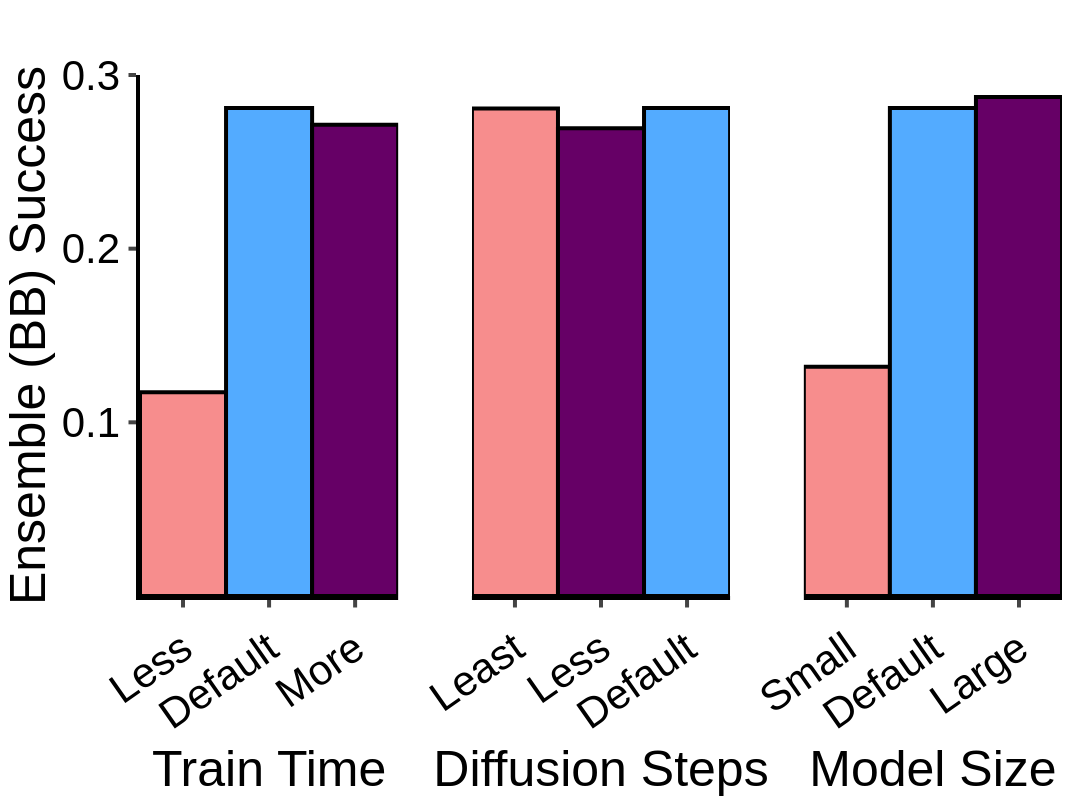

The notebook cell this image was saved under:
### Code cell
mismatched_specifics = ["Less", "Default", "More"]
mismatch_type = ["Train Time", "Train Time", "Train Time"]
mismatch_mia = [0.11733, 0.281, 0.271333]
df_1 = {"mismatched_specifics": mismatched_specifics, "Mismatch Type": mismatch_type, "mismatch_mia": mismatch_mia}

mismatched_specifics_2 = ["Least", "Less", "Default"]
mismatch_type_2 = ["Diffusion Steps", "Diffusion Steps", "Diffusion Steps"]
mismatch_mia_2 = [0.2806667, 0.26933, 0.281]
df_2 = {"mismatched_specifics": mismatched_specifics_2, "Mismatch Type": mismatch_type_2, "mismatch_mia": mismatch_mia_2}

mismatched_specifics_3 = ["Small", "Default", "Large"]
mismatch_type_3 = ["Model Size", "Model Size", "Model Size"]
mismatch_mia_3 = [0.132, 0.281, 0.28733333]
df_3 = {"mismatched_specifics": mismatched_specifics_3, "Mismatch Type": mismatch_type_3, "mismatch_mia": mismatch_mia_3}

fig = go.Figure()

fig1 = px.bar(
    data_frame=df_1,
    x="mismatched_specifics",
    y="mismatch_mia",
    color="mismatched_specifics",
    color_discrete_sequence=["#f78d8d", "#53abff", "#660066"],
)

fig2 = px.bar(
    data_frame=df_2,
    x="mismatched_specifics",
    y="mismatch_mia",
    color="mismatched_specifics",
    color_discrete_sequence=["#f78d8d", "#660066", "#53abff"],
)

fig3 = px.bar(
    data_frame=df_3,
    x="mismatched_specifics",
    y="mismatch_mia",
    color="mismatched_specifics",
    color_discrete_sequence=["#f78d8d", "#53abff", "#660066"],
)

fig = make_subplots(rows=1, cols=3, shared_yaxes=True, horizontal_spacing=0.08)

for trace in fig1.data:
    fig.add_trace(trace, row=1, col=1)

for trace in fig2.data:
    fig.add_trace(trace, row=1, col=2)

for trace in fig3.data:
    fig.add_trace(trace, row=1, col=3)

fig.update_layout(bargap=0.0, showlegend=False)
fig.update_xaxes(
  ticks="outside", tickwidth=4, ticklen=7.5, linewidth=4, linecolor="black", tickangle=-35, title_font_family="Helvetica", tickfont_family="Helvetica", tickfont_size=FONT_SIZE+10,
)
fig.update_yaxes(
    ticks="outside", tickwidth=4, ticklen=7.5, linewidth=4, linecolor="black", title = "Ensemble (BB) Success", tickangle=0, title_font_family="Helvetica", tickfont_family="Helvetica", tickfont_size=FONT_SIZE+10,
)
fig.update_yaxes(tickmode='array', tickvals=[0.1, 0.2, 0.3], range=[0, 0.3])
fig.update_traces(marker_line_width=4, marker_line_color="black")
fig.update_yaxes(showticklabels=False, title_text=None, row=1, col=2)
fig.update_xaxes(title_text="Train Time", categoryorder="array", categoryarray=["Less", "Default", "More"], row=1, col=1)
fig.update_xaxes(title_text="Diffusion Steps", categoryorder="array", categoryarray=["Least", "Less", "Default"], row=1, col=2)
fig.update_xaxes(title_text="Model Size", categoryorder="array", categoryarray=["Small", "Default", "Large"], row=1, col=3)
fig.update_yaxes(visible=False, row=1, col=2)
fig.update_yaxes(visible=False, row=1, col=3)

customize_figure_layout(fig, render_legend=False)
save_and_display_figure(fig, "diabetes_ensemble_shadow_variation", plots_dir)

### Figure 1 — Plotly figure (JSON) as saved in the notebook; plotly's stock layout.template omitted (floating-point values rounded to 4 significant figures)
{"data": [{"hovertemplate": "mismatched_specifics=%{x}<br>mismatch_mia=%{y}<extra></extra>", "legendgroup": "Less", "marker": {"color": "#f78d8d", "line": {"color": "black", "width": 4}, "pattern": {"shape": ""}}, "name": "Less", "orientation": "v", "showlegend": true, "textposition": "auto", "type": "bar", "x": ["Less"], "xaxis": "x", "y": [0.1173], "yaxis": "y"}, {"hovertemplate": "mismatched_specifics=%{x}<br>mismatch_mia=%{y}<extra></extra>", "legendgroup": "Default", "marker": {"color": "#53abff", "line": {"color": "black", "width": 4}, "pattern": {"shape": ""}}, "name": "Default", "orientation": "v", "showlegend": true, "textposition": "auto", "type": "bar", "x": ["Default"], "xaxis": "x", "y": [0.281], "yaxis": "y"}, {"hovertemplate": "mismatched_specifics=%{x}<br>mismatch_mia=%{y}<extra></extra>", "legendgroup": "More", "marker": {"color": "#660066", "line": {"color": "black", "width": 4}, "pattern": {"shape": ""}}, "name": "More", "orientation": "v", "showlegend": true, "textposition": "auto", "type": "bar", "x": ["More"], "xaxis": "x", "y": [0.2713], "yaxis": "y"}, {"hovertemplate": "mismatched_specifics=%{x}<br>mismatch_mia=%{y}<extra></extra>", "legendgroup": "Least", "marker": {"color": "#f78d8d", "line": {"color": "black", "width": 4}, "pattern": {"shape": ""}}, "name": "Least", "orientation": "v", "showlegend": true, "textposition": "auto", "type": "bar", "x": ["Least"], "xaxis": "x2", "y": [0.2807], "yaxis": "y2"}, {"hovertemplate": "mismatched_specifics=%{x}<br>mismatch_mia=%{y}<extra></extra>", "legendgroup": "Less", "marker": {"color": "#660066", "line": {"color": "black", "width": 4}, "pattern": {"shape": ""}}, "name": "Less", "orientation": "v", "showlegend": true, "textposition": "auto", "type": "bar", "x": ["Less"], "xaxis": "x2", "y": [0.2693], "yaxis": "y2"}, {"hovertemplate": "mismatched_specifics=%{x}<br>mismatch_mia=%{y}<extra></extra>", "legendgroup": "Default", "marker": {"color": "#53abff", "line": {"color": "black", "width": 4}, "pattern": {"shape": ""}}, "name": "Default", "orientation": "v", "showlegend": true, "textposition": "auto", "type": "bar", "x": ["Default"], "xaxis": "x2", "y": [0.281], "yaxis": "y2"}, {"hovertemplate": "mismatched_specifics=%{x}<br>mismatch_mia=%{y}<extra></extra>", "legendgroup": "Small", "marker": {"color": "#f78d8d", "line": {"color": "black", "width": 4}, "pattern": {"shape": ""}}, "name": "Small", "orientation": "v", "showlegend": true, "textposition": "auto", "type": "bar", "x": ["Small"], "xaxis": "x3", "y": [0.132], "yaxis": "y3"}, {"hovertemplate": "mismatched_specifics=%{x}<br>mismatch_mia=%{y}<extra></extra>", "legendgroup": "Default", "marker": {"color": "#53abff", "line": {"color": "black", "width": 4}, "pattern": {"shape": ""}}, "name": "Default", "orientation": "v", "showlegend": true, "textposition": "auto", "type": "bar", "x": ["Default"], "xaxis": "x3", "y": [0.281], "yaxis": "y3"}, {"hovertemplate": "mismatched_specifics=%{x}<br>mismatch_mia=%{y}<extra></extra>", "legendgroup": "Large", "marker": {"color": "#660066", "line": {"color": "black", "width": 4}, "pattern": {"shape": ""}}, "name": "Large", "orientation": "v", "showlegend": true, "textposition": "auto", "type": "bar", "x": ["Large"], "xaxis": "x3", "y": [0.2873], "yaxis": "y3"}], "layout": {"bargap": 0, "font": {"color": "black", "family": "Helvetica", "size": 42}, "height": 800, "margin": {"b": 25, "l": 30, "r": 30, "t": 75}, "plot_bgcolor": "white", "showlegend": false, "title": {"font": {"family": "Helvetica"}, "x": 0.5, "y": 0.975}, "width": 1100, "xaxis": {"anchor": "y", "categoryarray": ["Less", "Default", "More"], "categoryorder": "array", "domain": [0, 0.28], "linecolor": "black", "linewidth": 4, "tickangle": -35, "tickfont": {"family": "Helvetica", "size": 42}, "ticklen": 7.5, "ticks": "outside", "tickwidth": 4, "title": {"font": {"family": "Helvetica"}, "text": "Train Time"}}, "xaxis2": {"anchor": "y2", "categoryarray": ["Least", "Less", "Default"], "categoryorder": "array", "domain": [0.36, 0.64], "linecolor": "black", "linewidth": 4, "tickangle": -35, "tickfont": {"family": "Helvetica", "size": 42}, "ticklen": 7.5, "ticks": "outside", "tickwidth": 4, "title": {"font": {"family": "Helvetica"}, "text": "Diffusion Steps"}}, "xaxis3": {"anchor": "y3", "categoryarray": ["Small", "Default", "Large"], "categoryorder": "array", "domain": [0.72, 1], "linecolor": "black", "linewidth": 4, "tickangle": -35, "tickfont": {"family": "Helvetica", "size": 42}, "ticklen": 7.5, "ticks": "outside", "tickwidth": 4, "title": {"font": {"family": "Helvetica"}, "text": "Model Size"}}, "yaxis": {"anchor": "x", "domain": [0, 1], "linecolor": "black", "linewidth": 4, "range": [0, 0.3], "tickangle": 0, "tickfont": {"family": "Helvetica", "size": 42}, "ticklen": 7.5, "tickmode": "array", "ticks": "outside", "tickvals": [0.1, 0.2, 0.3], "tickwidth": 4, "title": {"font": {"family": "Helvetica"}, "text": "Ensemble (BB) Success"}}, "yaxis2": {"anchor": "x2", "domain": [0, 1], "linecolor": "black", "linewidth": 4, "matches": "y", "range": [0, 0.3], "showticklabels": false, "tickangle": 0, "tickfont": {"family": "Helvetica", "size": 42}, "ticklen": 7.5, "tickmode": "array", "ticks": "outside", "tickvals": [0.1, 0.2, 0.3], "tickwidth": 4, "title": {"font": {"family": "Helvetica"}}, "visible": false}, "yaxis3": {"anchor": "x3", "domain": [0, 1], "linecolor": "black", "linewidth": 4, "matches": "y", "range": [0, 0.3], "showticklabels": false, "tickangle": 0, "tickfont": {"family": "Helvetica", "size": 42}, "ticklen": 7.5, "tickmode": "array", "ticks": "outside", "tickvals": [0.1, 0.2, 0.3], "tickwidth": 4, "title": {"font": {"family": "Helvetica"}, "text": "Ensemble (BB) Success"}, "visible": false}}}
